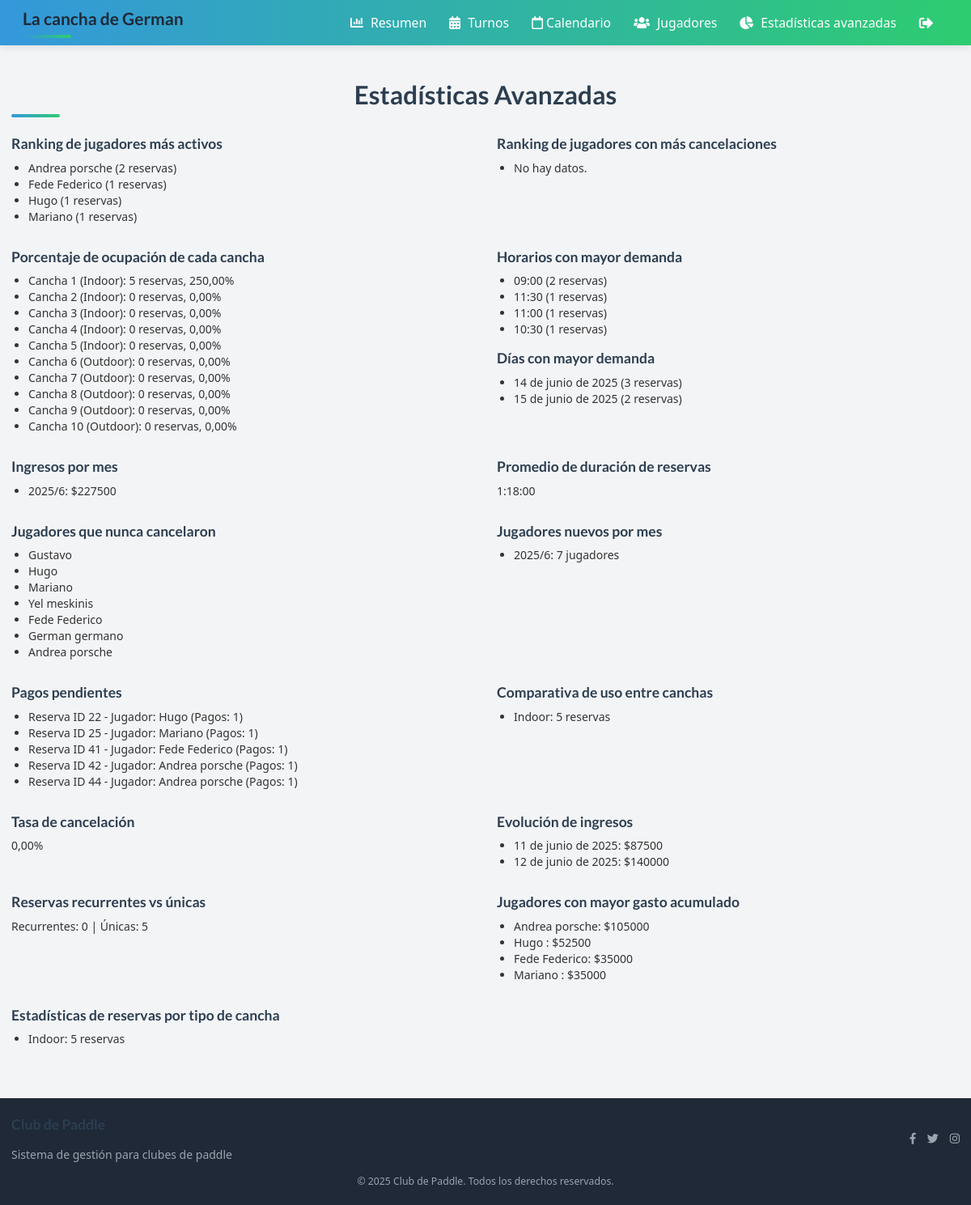
The page /estadisticas_avanzadas/ on the database its author committed.
### padel_admin/models.py (models this page shows, shortened)
class Jugadors(models.Model):
    id_jugador = models.CharField(primary_key=True, max_length=10)
    nom = models.CharField(max_length=30)
    cognom = models.CharField(max_length=30)
    nivell = models.IntegerField(
        default=1, validators=[MinValueValidator(1), MaxValueValidator(6)]
    )
    telefon = models.CharField(max_length=13)
    email = models.EmailField(max_length=50)
    contrasenya = models.CharField(max_length=30)
    foto = models.ImageField(upload_to="fotos_jugadores/", blank=True, null=True)
    fecha_alta = models.DateField(auto_now_add=True)  # Fecha de alta del jugador

class Reserva(models.Model):
    jugador = models.ForeignKey(Jugadors, on_delete=models.CASCADE)
    fecha = models.DateField()
    cancha = models.ForeignKey(Pistes, on_delete=models.CASCADE)
    hora_inicio = models.TimeField()
    hora_fin = models.TimeField()
    recepcionista = models.ForeignKey(
        Recepcionista, on_delete=models.CASCADE, null=True, blank=True
    )
    objects = ReservaManager()
    class Meta:
        unique_together = ("cancha", "fecha", "hora_inicio")
        indexes = [
            models.Index(fields=["fecha"]),
            models.Index(fields=["jugador"]),
            models.Index(fields=["cancha"]),
        ]

class Pistes(models.Model):
    numero = models.IntegerField(primary_key=True)
    tipo = models.CharField(max_length=20)  # Indoor/Outdoor o Techada/Al aire libre
    disponible = models.BooleanField(
        default=True
    )  # Para marcar si está en mantenimiento

### padel_admin/views_estadisticas_avanzadas.py (the view)
def estadisticas_avanzadas(request):
    ranking_activos = (
        Reserva.objects.values("jugador__nom", "jugador__cognom")
        .annotate(total=Count("id"))
        .order_by("-total")[:10]
    )
    ranking_cancelaciones = (
        HistoricoReserva.objects.filter(accion="cancelacion")
        .values("jugador__nom", "jugador__cognom")
        .annotate(total=Count("id"))
        .order_by("-total")[:10]
    )
    total_dias = Reserva.objects.aggregate(min=Min("fecha"), max=Max("fecha"))
    dias = (
        (total_dias["max"] - total_dias["min"]).days + 1
        if total_dias["min"] and total_dias["max"]
        else 1
    )
    ocupacion_canchas = Pistes.objects.annotate(
        reservas=Count("reserva"), porcentaje=100 * Count("reserva") / dias
    ).values("numero", "tipo", "reservas", "porcentaje")
    demanda_horarios = (
        Reserva.objects.values("hora_inicio")
        .annotate(total=Count("id"))
        .order_by("-total")[:5]
    )
    demanda_dias = (
        Reserva.objects.values("fecha")
        .annotate(total=Count("id"))
        .order_by("-total")[:5]
    )
    ingresos_mes = (
        HistoricoReserva.objects.filter(accion="pago")
        .annotate(mes=F("fecha__month"), anio=F("fecha__year"))
        .values("anio", "mes")
        .annotate(total=Sum("importe"))
        .order_by("-anio", "-mes")
    )
    promedio_duracion = Reserva.objects.annotate(
        duracion=F("hora_fin") - F("hora_inicio")
    ).aggregate(
        promedio=ExpressionWrapper(
            Sum(F("hora_fin") - F("hora_inicio")) / Count("id"),
            output_field=DurationField(),
        )
    )[
        "promedio"
    ]
    jugadores_nunca_cancelaron = Jugadors.objects.exclude(
        id_jugador__in=HistoricoReserva.objects.filter(
            accion="cancelacion"
        ).values_list("jugador__id_jugador", flat=True)
    )
    jugadores_nuevos_mes = (
        Jugadors.objects.annotate(
            mes=F("fecha_alta__month"), anio=F("fecha_alta__year")
        )
        .values("anio", "mes")
        .annotate(total=Count("id_jugador"))
        .order_by("-anio", "-mes")
    )
    pagos_pendientes = Reserva.objects.annotate(pagos=Count("cobrament")).filter(
        pagos__lt=4
    )
    uso_canchas = (
        Reserva.objects.values("cancha__tipo")
        .annotate(total=Count("id"))
        .order_by("-total")
    )
    total_reservas = Reserva.objects.count()
    total_cancelaciones = HistoricoReserva.objects.filter(accion="cancelacion").count()
    tasa_cancelacion = (
        (total_cancelaciones / total_reservas * 100) if total_reservas else 0
    )
    ingresos_tiempo = (
        HistoricoReserva.objects.filter(accion="pago")
        .values("fecha__date")
        .annotate(total=Sum("importe"))
        .order_by("fecha__date")
    )
    total_recurrentes = ReservaRecurrente.objects.count()
    total_unicas = Reserva.objects.count() - total_recurrentes
    ranking_gasto = (
        HistoricoReserva.objects.filter(accion="pago")
        .values("jugador__nom", "jugador__cognom")
        .annotate(total=Sum("importe"))
        .order_by("-total")[:10]
    )
    estadisticas_tipo_cancha = (
        Reserva.objects.values("cancha__tipo")
        .annotate(total=Count("id"))
        .order_by("-total")
    )
    return render(
        request,
        "estadisticas_avanzadas.html",
        {
            "ranking_activos": ranking_activos,
            "ranking_cancelaciones": ranking_cancelaciones,
            "ocupacion_canchas": ocupacion_canchas,
            "demanda_horarios": demanda_horarios,
            "demanda_dias": demanda_dias,
            "ingresos_mes": ingresos_mes,
            "promedio_duracion": promedio_duracion,
            "jugadores_nunca_cancelaron": jugadores_nunca_cancelaron,
            "jugadores_nuevos_mes": jugadores_nuevos_mes,
            "pagos_pendientes": pagos_pendientes,
            "uso_canchas": uso_canchas,
            "tasa_cancelacion": tasa_cancelacion,
            "ingresos_tiempo": ingresos_tiempo,
            "total_recurrentes": total_recurrentes,
            "total_unicas": total_unicas,
            "ranking_gasto": ranking_gasto,
            "estadisticas_tipo_cancha": estadisticas_tipo_cancha,
        },
    )

### padel_admin/managers.py (called while the page is built)
    def get_queryset(self):
        return ReservaQuerySet(self.model, using=self._db)

### padel_admin/templates/estadisticas_avanzadas.html (shortened to what this page needs)
{% extends "base.html" %}
{% block content %}
<h1 class="text-2xl md:text-4xl font-bold mb-6 text-center">Estadísticas Avanzadas</h1>
<div class="grid grid-cols-1 md:grid-cols-2 gap-8">
  <div>
    <h2 class="text-xl font-semibold mb-2">Ranking de jugadores más activos</h2>
    <ul class="list-disc ml-6">
      {% for j in ranking_activos %}
        <li>{{ j.jugador__nom }} {{ j.jugador__cognom }} ({{ j.total }} reservas)</li>
      {% empty %}<li>No hay datos.</li>{% endfor %}
    </ul>
  </div>
  <div>
    <h2 class="text-xl font-semibold mb-2">Ranking de jugadores con más cancelaciones</h2>
    <ul class="list-disc ml-6">
      {% for j in ranking_cancelaciones %}
        <li>{{ j.jugador__nom }} {{ j.jugador__cognom }} ({{ j.total }} cancelaciones)</li>
      {% empty %}<li>No hay datos.</li>{% endfor %}
    </ul>
  </div>
  <div>
    <h2 class="text-xl font-semibold mb-2">Porcentaje de ocupación de cada cancha</h2>
    <ul class="list-disc ml-6">
      {% for c in ocupacion_canchas %}
        <li>Cancha {{ c.numero }} ({{ c.tipo }}): {{ c.reservas }} reservas, {{ c.porcentaje|floatformat:2 }}%</li>
      {% empty %}<li>No hay datos.</li>{% endfor %}
    </ul>
  </div>
  <div>
    <h2 class="text-xl font-semibold mb-2">Horarios con mayor demanda</h2>
    <ul class="list-disc ml-6">
      {% for h in demanda_horarios %}
        <li>{{ h.hora_inicio }} ({{ h.total }} reservas)</li>
      {% empty %}<li>No hay datos.</li>{% endfor %}
    </ul>
    <h2 class="text-xl font-semibold mt-4 mb-2">Días con mayor demanda</h2>
    <ul class="list-disc ml-6">
      {% for d in demanda_dias %}
        <li>{{ d.fecha }} ({{ d.total }} reservas)</li>
      {% empty %}<li>No hay datos.</li>{% endfor %}
    </ul>
  </div>
  <div>
    <h2 class="text-xl font-semibold mb-2">Ingresos por mes</h2>
    <ul class="list-disc ml-6">
      {% for i in ingresos_mes %}
        <li>{{ i.anio }}/{{ i.mes }}: ${{ i.total }}</li>
      {% empty %}<li>No hay datos.</li>{% endfor %}
    </ul>
  </div>
  <div>
    <h2 class="text-xl font-semibold mb-2">Promedio de duración de reservas</h2>
    <p>{{ promedio_duracion|default:"No disponible" }}</p>
  </div>
  <div>
    <h2 class="text-xl font-semibold mb-2">Jugadores que nunca cancelaron</h2>
    <ul class="list-disc ml-6">
      {% for j in jugadores_nunca_cancelaron %}
        <li>{{ j.nom }} {{ j.cognom }}</li>
      {% empty %}<li>No hay datos.</li>{% endfor %}
    </ul>
  </div>
  <div>
    <h2 class="text-xl font-semibold mb-2">Jugadores nuevos por mes</h2>
    <ul class="list-disc ml-6">
      {% for j in jugadores_nuevos_mes %}
        <li>{{ j.anio }}/{{ j.mes }}: {{ j.total }} jugadores</li>
      {% empty %}<li>No hay datos.</li>{% endfor %}
    </ul>
  </div>
  <div>
    <h2 class="text-xl font-semibold mb-2">Pagos pendientes</h2>
    <ul class="list-disc ml-6">
      {% for r in pagos_pendientes %}
        <li>Reserva ID {{ r.id }} - Jugador: {{ r.jugador.nom }} {{ r.jugador.cognom }} (Pagos: {{ r.pagos }})</li>
      {% empty %}<li>No hay datos.</li>{% endfor %}
    </ul>
  </div>
  <div>
    <h2 class="text-xl font-semibold mb-2">Comparativa de uso entre canchas</h2>
    <ul class="list-disc ml-6">
      {% for c in uso_canchas %}
        <li>{{ c.cancha__tipo }}: {{ c.total }} reservas</li>
      {% empty %}<li>No hay datos.</li>{% endfor %}
    </ul>
  </div>
  <div>
    <h2 class="text-xl font-semibold mb-2">Tasa de cancelación</h2>
    <p>{{ tasa_cancelacion|floatformat:2 }}%</p>
  </div>
  <div>
    <h2 class="text-xl font-semibold mb-2">Evolución de ingresos</h2>
    <ul class="list-disc ml-6">
      {% for i in ingresos_tiempo %}
        <li>{{ i.fecha__date }}: ${{ i.total }}</li>
      {% empty %}<li>No hay datos.</li>{% endfor %}
    </ul>
  </div>
  <div>
    <h2 class="text-xl font-semibold mb-2">Reservas recurrentes vs únicas</h2>
    <p>Recurrentes: {{ total_recurrentes }} | Únicas: {{ total_unicas }}</p>
  </div>
  <div>
    <h2 class="text-xl font-semibold mb-2">Jugadores con mayor gasto acumulado</h2>
    <ul class="list-disc ml-6">
      {% for j in ranking_gasto %}
        <li>{{ j.jugador__nom }} {{ j.jugador__cognom }}: ${{ j.total }}</li>
      {% empty %}<li>No hay datos.</li>{% endfor %}
    </ul>
  </div>
  <div>
    <h2 class="text-xl font-semibold mb-2">Estadísticas de reservas por tipo de cancha</h2>
    <ul class="list-disc ml-6">
      {% for c in estadisticas_tipo_cancha %}
        <li>{{ c.cancha__tipo }}: {{ c.total }} reservas</li>
      {% empty %}<li>No hay datos.</li>{% endfor %}
    </ul>
  </div>
</div>
{% endblock %}

### padel_admin/static/main.css (style rules this page uses)
:root { --primary-color: #3498db; --secondary-color: #2ecc71; --accent-color: #e74c3c; --text-color: #333; --light-bg: #f8f9fa; --dark-bg: #343a40; }
body { font-family: 'Segoe UI', Tahoma, Geneva, Verdana, sans-serif; color: var(--text-color); background-color: var(--light-bg); padding-top: 72px; }
h1, h2, h3 { color: #2c3e50; font-weight: 600; }
h1 { margin-bottom: 30px; position: relative; padding-bottom: 10px; }
h1:after { content: ''; position: absolute; bottom: 0; left: 0; width: 60px; height: 4px; background: linear-gradient(to right, var(--primary-color), var(--secondary-color)); border-radius: 2px; }

### padel_admin/static/responsive.css (style rules this page uses)
:root { --breakpoint-sm: 640px; --breakpoint-md: 768px; --breakpoint-lg: 1024px; --breakpoint-xl: 1280px; }

### rows shown on the page
Jugadors: jugador__nom "Andrea", jugador__cognom "porsche", total "2", nom "Andrea", cognom "porsche", total "105000"
Jugadors: jugador__nom "Fede", jugador__cognom "Federico", total "1", nom "Fede", cognom "Federico", total "35000"
Jugadors: jugador__nom "Hugo", total "1", nom "Hugo"
Jugadors: jugador__nom "Mariano", total "1", nom "Mariano"
Jugadors: nom "Gustavo"
Jugadors: nom "Yel", cognom "meskinis"
Jugadors: nom "German", cognom "germano"
Reserva: id "22", jugador.nom "Hugo", pagos "1"
Reserva: id "25", jugador.nom "Mariano", pagos "1"
Reserva: id "41", jugador.nom "Fede", jugador.cognom "Federico", pagos "1"
Reserva: id "42", jugador.nom "Andrea", jugador.cognom "porsche", pagos "1"
Reserva: id "44", jugador.nom "Andrea", jugador.cognom "porsche", pagos "1"
Pistes: cancha__tipo "Indoor", total "5"

### other values the page prints
{{ c.numero }} "1" "2" "3" "4" "5" "6" "7" "8" "9" "10"
{{ c.tipo }} "Indoor" "Indoor" "Indoor" "Indoor" "Indoor" "Outdoor" "Outdoor" "Outdoor" "Outdoor" "Outdoor"
{{ c.reservas }} "5" "0" "0" "0" "0" "0" "0" "0" "0" "0"
{{ c.porcentaje|floatformat:2 }} "250,00" "0,00" "0,00" "0,00" "0,00" "0,00" "0,00" "0,00" "0,00" "0,00"
{{ h.hora_inicio }} "09:00" "11:30" "11:00" "10:30"
{{ h.total }} "2" "1" "1" "1"
{{ d.fecha }} "14 de junio de 2025" "15 de junio de 2025"
{{ d.total }} "3" "2"
{{ i.anio }} "2025"
{{ i.mes }} "6"
{{ i.total }} "227500"
{{ promedio_duracion|default:"No disponible" }} "1:18:00"
{{ j.anio }} "2025"
{{ j.mes }} "6"
{{ j.total }} "7"
